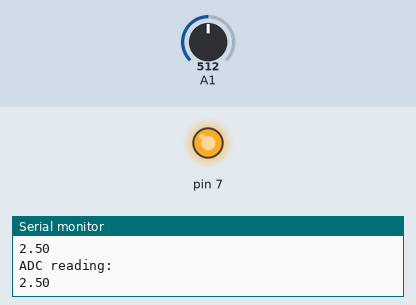
This sketch was run on a simulated Arduino Uno, built with avr-gcc and run on an emulated ATmega328P. On the bench: output pins drawn as LEDs (lit = HIGH), the last lines printed to the serial monitor. The test bench sets the inputs (shaded band); at power-on: A1 = 512.

Above: at 1.3 s.
1.4 s: A1 set to 222
2.9 s: A1 set to 186
At 3.7 s:
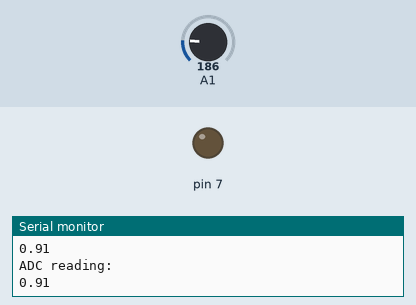
4.5 s: A1 set to 306
At 4.9 s:
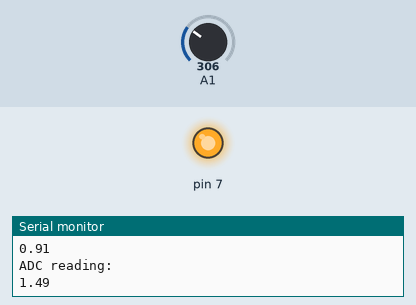
6.0 s: A1 set to 122
At 7.3 s:
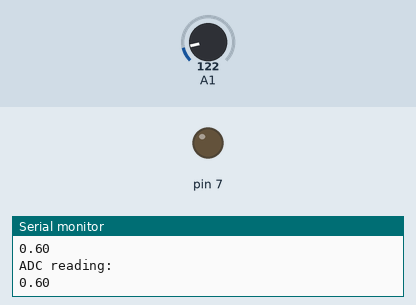
Timing chart, 0 to 8.5 s (numbered marks = the images above; inputs shaded):
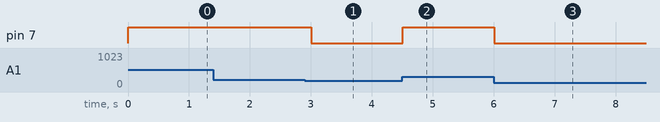

Measured:
- the behaviour switches between 205 and 204 on A1 (found by bisection; images 0 and 1)
- after the input at 2.9 s, pin 7: HIGH → LOW after 0.10 s
- after the input at 4.5 s, pin 7: LOW → HIGH at once
- after the input at 6.0 s, pin 7: HIGH → LOW at once

The sketch:

Steam_sensor.ino
```cpp
void setup() {
Serial.begin(9600);
Serial.println("The Process is started");
pinMode(7,OUTPUT);
}

void loop() {
int ADC_VAL = analogRead(A1);
float volts = (5.0f/1024)*ADC_VAL;
Serial.println("ADC reading: ");
Serial.println(volts);
if (volts >= 1) {

  digitalWrite(7,HIGH);
  delay(200);
  }
else {
  digitalWrite(7,LOW);
  delay(200);
  }


delay(300);
}
```
